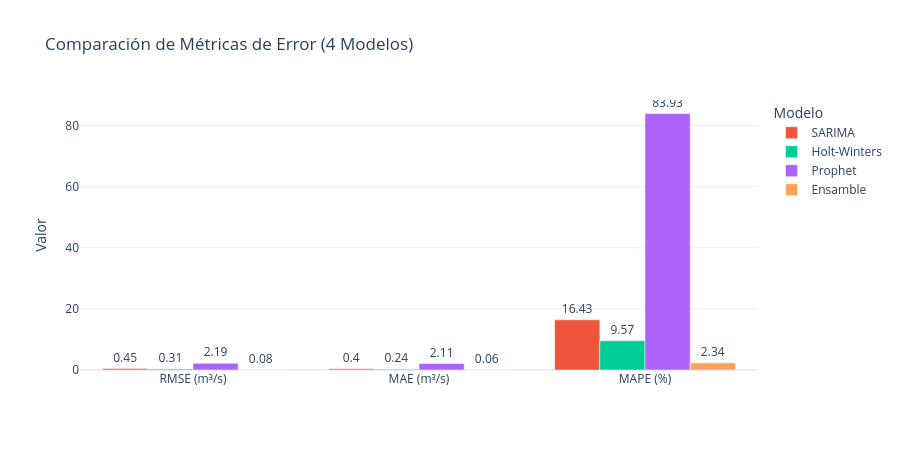

This figure's notebook cell:
### Markdown cell above
## 8. Tabla Comparativa de Métricas

Consolidamos **RMSE**, **MAE** y **MAPE** de los tres modelos para identificar el mejor candidato de pronóstico.

| Métrica | Definición |
|---------|-----------|
| **RMSE** | Raíz del error cuadrático medio — penaliza errores grandes |
| **MAE**  | Error absoluto medio — interpretación directa en m³/s |
| **MAPE** | Error porcentual absoluto medio — independiente de escala |

### Code cell
# =============================================================================
# CONCEPTO: Tabla comparativa de métricas de 4 modelos
# =============================================================================
# Tabla resumen de métricas
metricas = pd.DataFrame({
    "Modelo": ["SARIMA", "Holt-Winters", "Prophet", "Ensamble"],
    "RMSE (m³/s)": [rmse_s, rmse_hw, rmse_pr, rmse_ens],
    "MAE (m³/s)":  [mae_s,  mae_hw,  mae_pr,  mae_ens],
    "MAPE (%)":    [mape_s, mape_hw, mape_pr, mape_ens],
}).set_index("Modelo")

# Resaltar el mejor modelo por cada métrica
mejor_modelo = metricas.idxmin()
print("🏆 Mejor modelo por métrica:")
for metrica, modelo in mejor_modelo.items():
    print(f"   {metrica}: {modelo}")
print()
display(metricas.round(4).style.highlight_min(axis=0, color="#d4edda"))

# Gráfico de barras agrupadas
fig_bar = go.Figure()
colores = {"SARIMA": "#EF553B", "Holt-Winters": "#00CC96", "Prophet": "#AB63FA", "Ensamble": "#FFA15A"}

for modelo in metricas.index:
    fig_bar.add_trace(go.Bar(
        name=modelo,
        x=metricas.columns,
        y=metricas.loc[modelo],
        marker_color=colores[modelo],
        text=metricas.loc[modelo].round(2),
        textposition="outside",
    ))

fig_bar.update_layout(
    title="Comparación de Métricas de Error (4 Modelos)",
    barmode="group",
    yaxis_title="Valor",
    template="plotly_white",
    height=450,
    legend=dict(title="Modelo"),
)
fig_bar.show()

### Figure 1 — Plotly figure (JSON) as saved in the notebook; plotly's stock layout.template omitted (floating-point values rounded to 4 significant figures)
{"data": [{"marker": {"color": "#EF553B"}, "name": "SARIMA", "text": [0.45, 0.4, 16.43], "textposition": "outside", "type": "bar", "x": ["RMSE (m³/s)", "MAE (m³/s)", "MAPE (%)"], "y": [0.4537, 0.4033, 16.43]}, {"marker": {"color": "#00CC96"}, "name": "Holt-Winters", "text": [0.31, 0.24, 9.57], "textposition": "outside", "type": "bar", "x": ["RMSE (m³/s)", "MAE (m³/s)", "MAPE (%)"], "y": [0.3102, 0.2436, 9.567]}, {"marker": {"color": "#AB63FA"}, "name": "Prophet", "text": [2.19, 2.11, 83.93], "textposition": "outside", "type": "bar", "x": ["RMSE (m³/s)", "MAE (m³/s)", "MAPE (%)"], "y": [2.191, 2.106, 83.93]}, {"marker": {"color": "#FFA15A"}, "name": "Ensamble", "text": [0.08, 0.06, 2.34], "textposition": "outside", "type": "bar", "x": ["RMSE (m³/s)", "MAE (m³/s)", "MAPE (%)"], "y": [0.08163, 0.06008, 2.338]}], "layout": {"barmode": "group", "height": 450, "legend": {"title": {"text": "Modelo"}}, "title": {"text": "Comparación de Métricas de Error (4 Modelos)"}, "yaxis": {"title": {"text": "Valor"}}}}
